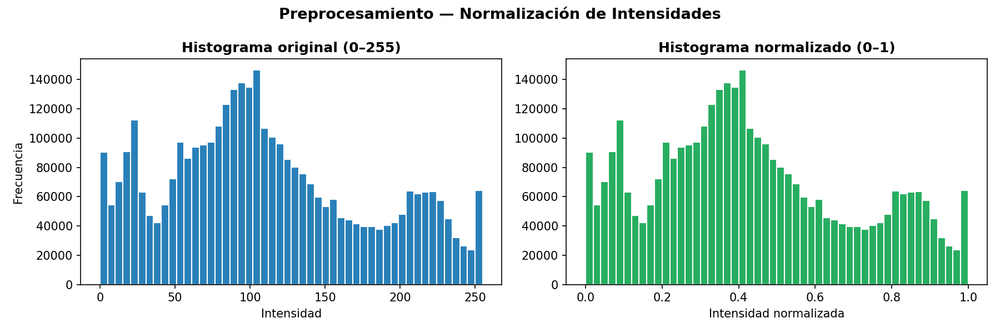
#> input picture evidencias/evidencia_normalizacion.png, 1000 x 333 px, shrunk from 1800 x 600 before the run
$ python evidencia6.py -i evidencia_normalizacion.png
#> lines starting #> are read from the running program, lines starting #| are printed output that depends on the picture
import argparse
import os
import sys

import cv2
import matplotlib.pyplot as plt


DEFAULT_IMG = "api_ia_sonrie/dataset/raw/training_data/quadrant-enumeration-disease/xrays/train_1.png"


def main(img_path: str, out_path: str):
#> called with img_path = 'evidencia_normalizacion.png', out_path = 'evidencias/evidencia_normalizacion.png'
	if not os.path.exists(img_path):
		print(f"Error: imagen no encontrada en: {img_path}")
		sys.exit(1)

	img_color = cv2.imread(img_path)
#> img_color is the input picture: shape (333, 1000, 3); mean B, G, R 224, 226.2, 203.4
	if img_color is None:
		print(f"Error: OpenCV no pudo leer la imagen: {img_path}")
		sys.exit(1)

	img_gray = cv2.cvtColor(img_color, cv2.COLOR_BGR2GRAY)
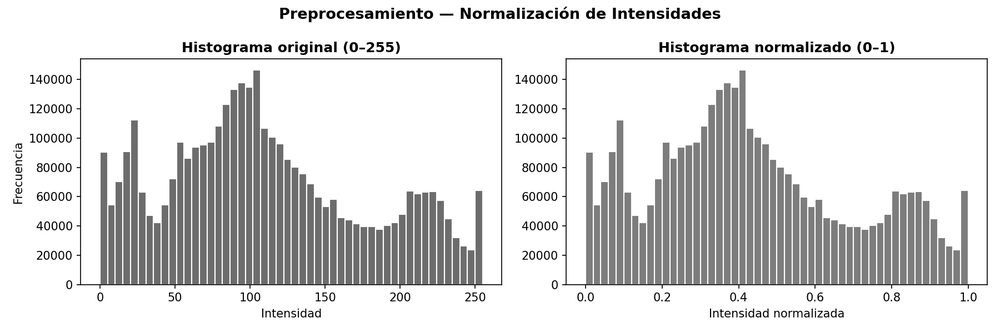
#> img_gray: shape (333, 1000); min 0, max 255, mean 219.1
	img_norm = img_gray.astype('float32') / 255.0

	fig, axes = plt.subplots(1, 2, figsize=(12, 4))
	axes[0].hist(img_gray.flatten(), bins=50, color='#2980B9', edgecolor='white')
	axes[0].set_title('Histograma original (0–255)', fontweight='bold')
	axes[0].set_xlabel('Intensidad')
	axes[0].set_ylabel('Frecuencia')

	axes[1].hist(img_norm.flatten(), bins=50, color='#27AE60', edgecolor='white')
	axes[1].set_title('Histograma normalizado (0–1)', fontweight='bold')
	axes[1].set_xlabel('Intensidad normalizada')

	plt.suptitle('Preprocesamiento — Normalización de Intensidades', fontsize=13, fontweight='bold')
	plt.tight_layout()

	os.makedirs(os.path.dirname(out_path) or '.', exist_ok=True)
	plt.savefig(out_path, dpi=150)
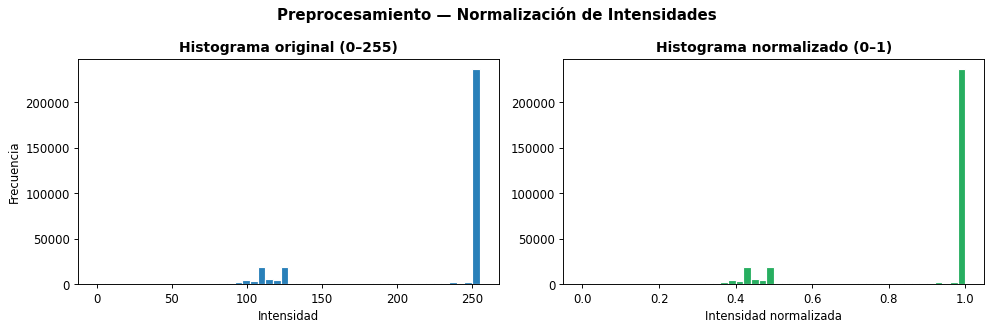
#> figure drawn by matplotlib, 2 panels; panel 1: tallest bar 236212 high, from x = 249.9 to 255; panel 2: tallest bar 236212 high, from x = 0.98 to 1
	print(f'Gráfica guardada en: {out_path}')
	plt.show()


if __name__ == '__main__':
	parser = argparse.ArgumentParser(description='Muestra histogramas antes y después de normalizar intensidades')
	parser.add_argument('--img', '-i', default=DEFAULT_IMG, help='Ruta de la imagen de entrada')
	parser.add_argument('--out', '-o', default='evidencias/evidencia_normalizacion.png', help='Ruta de salida para la figura')
	args = parser.parse_args()
	main(args.img, args.out)

$ run again, with evidencias/evidencia_clahe.png copied over evidencias/evidencia_normalizacion.png
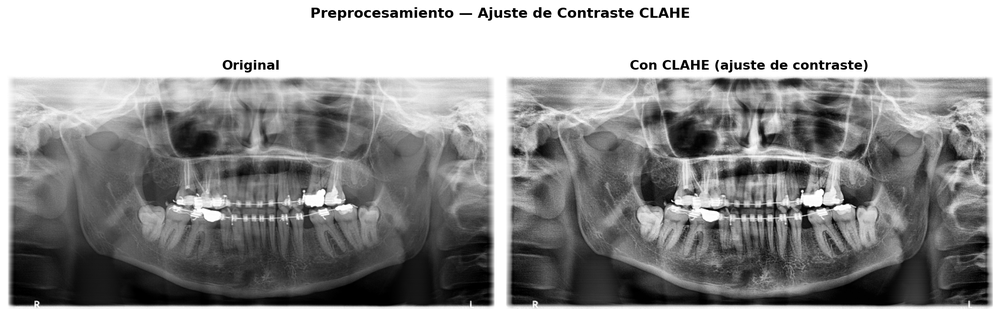
#> input picture evidencias/evidencia_clahe.png, 1000 x 316 px, shrunk from 2085 x 658 before the run
#> in main, img_color is the input picture: shape (316, 1000, 3); min 0, max 255, mean 150.5
#> in main, `plt.savefig(out_path, dpi=150)`:
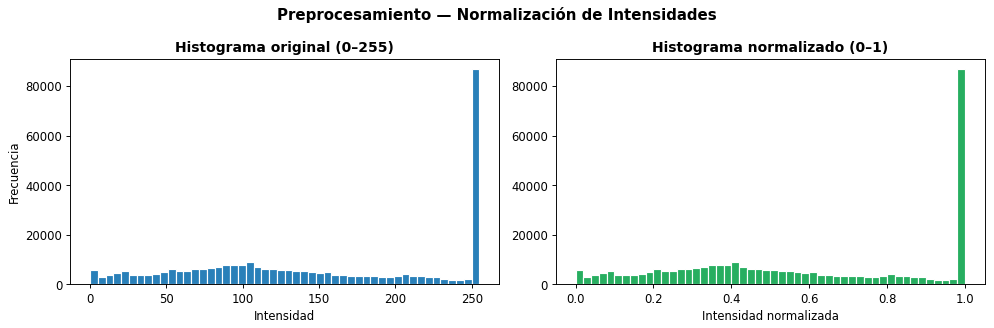
#> figure drawn by matplotlib, 2 panels; panel 1: tallest bar 86634 high, from x = 249.9 to 255; panel 2: tallest bar 86634 high, from x = 0.98 to 1

$ run again, with evidencias/evidencia_filtro_gaussiano.png copied over evidencias/evidencia_normalizacion.png
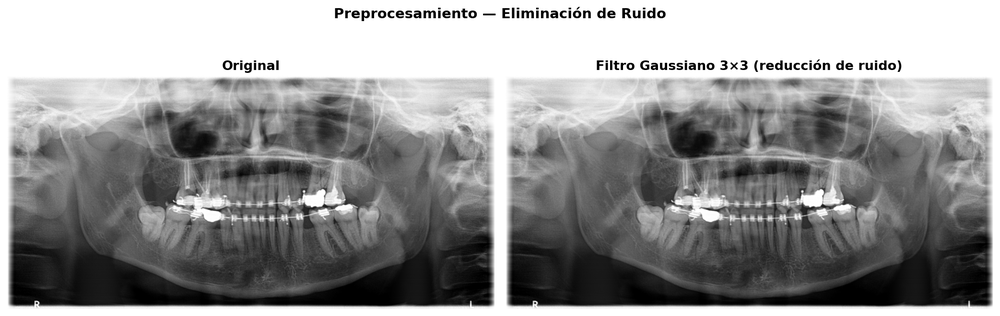
#> input picture evidencias/evidencia_filtro_gaussiano.png, 1000 x 316 px, shrunk from 2085 x 659 before the run
#> in main, img_color is the input picture: shape (316, 1000, 3); min 0, max 255, mean 148.9
#> in main, `plt.savefig(out_path, dpi=150)`:
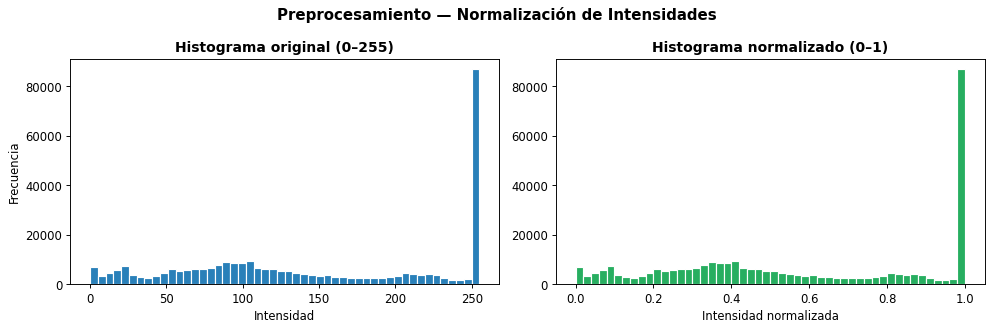
#> figure drawn by matplotlib, 2 panels; panel 1: tallest bar 86832 high, from x = 249.9 to 255; panel 2: tallest bar 86832 high, from x = 0.98 to 1
